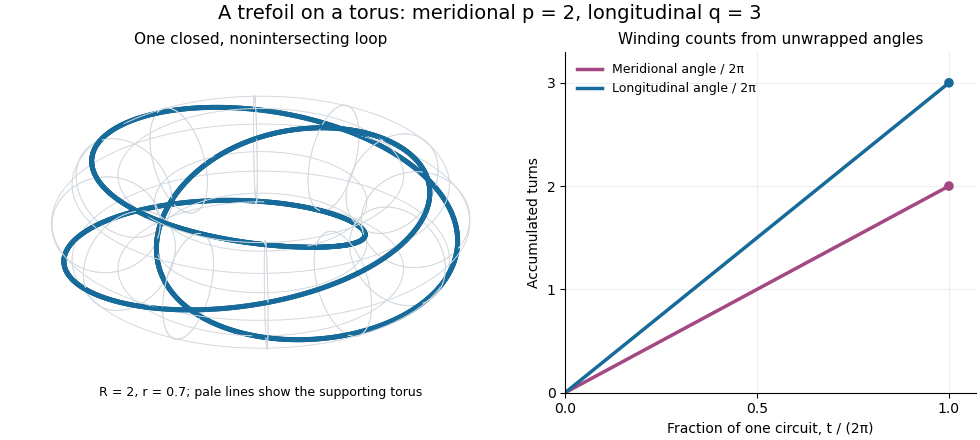

Write Python code to recreate this figure.
"""Draw T(2,3) with meridional p=2 and longitudinal q=3.

Run from the desired output directory; writes torus-trefoil-geometry.png.
Tested with Python 3.14.4, NumPy 2.3.5 and Matplotlib 3.10.7.
"""

from pathlib import Path

import matplotlib

matplotlib.use("Agg")
import matplotlib.pyplot as plt
from matplotlib.collections import LineCollection
import numpy as np


R, r, p, q = 2.0, 0.7, 2, 3


def torus(phi, theta):
    rho = R + r * np.cos(phi)
    return np.column_stack((rho * np.cos(theta), rho * np.sin(theta), r * np.sin(phi)))


def main():
    t = np.linspace(0, 2 * np.pi, 2401)
    curve = torus(p * t, q * t)
    rho = np.hypot(curve[:, 0], curve[:, 1])
    assert np.allclose((rho - R) ** 2 + curve[:, 2] ** 2, r ** 2)
    assert np.allclose(curve[0], curve[-1])
    # Unwrapped angles independently recover the signed winding counts.
    phi = np.unwrap(np.arctan2(curve[:, 2], rho - R))
    theta = np.unwrap(np.arctan2(curve[:, 1], curve[:, 0]))
    assert np.allclose([(phi[-1] - phi[0]) / (2 * np.pi), (theta[-1] - theta[0]) / (2 * np.pi)], [p, q])
    assert np.min(r ** 2 * p ** 2 + q ** 2 * rho ** 2) > 0

    # Orthographic camera: sort every short segment by depth, including guides.
    azimuth, elevation = np.deg2rad([28, 28])
    right = np.array([-np.sin(azimuth), np.cos(azimuth), 0])
    eye = np.array([np.cos(elevation) * np.cos(azimuth), np.cos(elevation) * np.sin(azimuth), np.sin(elevation)])
    up = np.cross(eye, right)
    camera = np.column_stack((right, up, eye))
    segments, colors, widths = [], [], []

    def add_line(points, color, width):
        projected = points @ camera
        segments.extend(np.stack((projected[:-1], projected[1:]), axis=1))
        colors.extend([color] * (len(points) - 1))
        widths.extend([width] * (len(points) - 1))

    guide = np.linspace(0, 2 * np.pi, 361)
    for angle in np.linspace(0, 2 * np.pi, 12, endpoint=False):
        add_line(torus(guide, np.full_like(guide, angle)), "#d2d9df", 0.65)
    for angle in np.linspace(0, 2 * np.pi, 7, endpoint=False):
        add_line(torus(np.full_like(guide, angle), guide), "#d2d9df", 0.65)
    add_line(curve, "#176b9a", 3.6)
    segments = np.asarray(segments)
    order = np.argsort(segments[:, :, 2].mean(axis=1))

    fig, (ax, angles) = plt.subplots(1, 2, figsize=(9.8, 4.4), gridspec_kw={"width_ratios": [1.25, 1]}, layout="constrained")
    fig.patch.set_facecolor("white")
    fig.suptitle("A trefoil on a torus: meridional p = 2, longitudinal q = 3", fontsize=14)
    ax.add_collection(LineCollection(segments[order, :, :2], colors=np.asarray(colors)[order], linewidths=np.asarray(widths)[order], capstyle="round"))
    ax.set(xlim=(-3, 3), ylim=(-2.2, 2.2), aspect="equal")
    ax.axis("off")
    ax.set_title("One closed, nonintersecting loop", fontsize=11)
    ax.text(0.5, -0.01, "R = 2, r = 0.7; pale lines show the supporting torus", transform=ax.transAxes, ha="center", fontsize=9)

    fraction = t / (2 * np.pi)
    angles.plot(fraction, phi / (2 * np.pi), color="#a44883", linewidth=2.5, label="Meridional angle / 2π")
    angles.plot(fraction, theta / (2 * np.pi), color="#176b9a", linewidth=2.5, label="Longitudinal angle / 2π")
    angles.scatter([1, 1], [p, q], c=["#a44883", "#176b9a"], s=35, zorder=3)
    angles.set(xlim=(0, 1.07), ylim=(0, 3.3), xlabel="Fraction of one circuit, t / (2π)", ylabel="Accumulated turns", xticks=[0, 0.5, 1], yticks=[0, 1, 2, 3])
    angles.set_title("Winding counts from unwrapped angles", fontsize=11)
    angles.grid(alpha=0.2)
    angles.legend(loc="upper left", fontsize=9, frameon=False)
    angles.spines[["top", "right"]].set_visible(False)
    fig.savefig(Path.cwd() / "torus-trefoil-geometry.png", dpi=100, facecolor="white", transparent=False)
    print("Validated closure, torus equation, nonzero speed, winding counts (2,3).")


if __name__ == "__main__":
    main()
